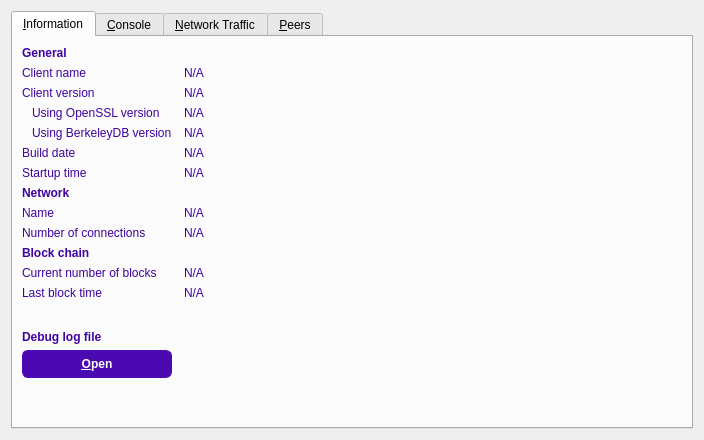
<?xml version="1.0" encoding="UTF-8"?>
<ui version="4.0">
 <class>RPCConsole</class>
 <widget class="QDialog" name="RPCConsole">
  <property name="geometry">
   <rect>
    <x>0</x>
    <y>0</y>
    <width>704</width>
    <height>440</height>
   </rect>
  </property>
  <property name="windowTitle">
   <string>Debug window</string>
  </property>
  <property name="styleSheet">
   <string notr="true">QPushButton{
        background-color:#4b09b2;
        color:white;
		min-height:26px;
		max-height:26px;
        min-width: 120px;
		padding-left:12px;
		padding-right:12px;
        border:1px solid #4b09b2;
		icon-size:24px;
		font:bold;
		border-radius:6px;
}

QPushButton:hover{
        background-color:#6821d6;
}

QPushButton:pressed{
        background-color:#3f0698;
}


QLabel,QCheckBox{
	color:#3e03a0;
}

</string>
  </property>
  <layout class="QVBoxLayout" name="verticalLayout_2">
   <item>
    <widget class="QTabWidget" name="tabWidget">
     <property name="styleSheet">
      <string notr="true"/>
     </property>
     <property name="currentIndex">
      <number>0</number>
     </property>
     <widget class="QWidget" name="tab_info">
      <attribute name="title">
       <string>&amp;Information</string>
      </attribute>
      <layout class="QGridLayout" name="gridLayout" columnstretch="0,1">
       <property name="horizontalSpacing">
        <number>12</number>
       </property>
       <item row="0" column="0">
        <widget class="QLabel" name="label_9">
         <property name="font">
          <font>
           <weight>75</weight>
           <bold>true</bold>
          </font>
         </property>
         <property name="text">
          <string>General</string>
         </property>
        </widget>
       </item>
       <item row="1" column="0">
        <widget class="QLabel" name="label_5">
         <property name="text">
          <string>Client name</string>
         </property>
        </widget>
       </item>
       <item row="1" column="1">
        <widget class="QLabel" name="clientName">
         <property name="cursor">
          <cursorShape>IBeamCursor</cursorShape>
         </property>
         <property name="text">
          <string>N/A</string>
         </property>
         <property name="textFormat">
          <enum>Qt::PlainText</enum>
         </property>
         <property name="textInteractionFlags">
          <set>Qt::LinksAccessibleByMouse|Qt::TextSelectableByKeyboard|Qt::TextSelectableByMouse</set>
         </property>
        </widget>
       </item>
       <item row="2" column="0">
        <widget class="QLabel" name="label_6">
         <property name="text">
          <string>Client version</string>
         </property>
        </widget>
       </item>
       <item row="2" column="1">
        <widget class="QLabel" name="clientVersion">
         <property name="cursor">
          <cursorShape>IBeamCursor</cursorShape>
         </property>
         <property name="text">
          <string>N/A</string>
         </property>
         <property name="textFormat">
          <enum>Qt::PlainText</enum>
         </property>
         <property name="textInteractionFlags">
          <set>Qt::LinksAccessibleByMouse|Qt::TextSelectableByKeyboard|Qt::TextSelectableByMouse</set>
         </property>
        </widget>
       </item>
       <item row="3" column="0">
        <widget class="QLabel" name="label_14">
         <property name="text">
          <string>Using OpenSSL version</string>
         </property>
         <property name="indent">
          <number>10</number>
         </property>
        </widget>
       </item>
       <item row="3" column="1">
        <widget class="QLabel" name="openSSLVersion">
         <property name="cursor">
          <cursorShape>IBeamCursor</cursorShape>
         </property>
         <property name="text">
          <string>N/A</string>
         </property>
         <property name="textFormat">
          <enum>Qt::PlainText</enum>
         </property>
         <property name="textInteractionFlags">
          <set>Qt::LinksAccessibleByMouse|Qt::TextSelectableByKeyboard|Qt::TextSelectableByMouse</set>
         </property>
        </widget>
       </item>
       <item row="4" column="0">
        <widget class="QLabel" name="label_berkeleyDBVersion">
         <property name="text">
          <string>Using BerkeleyDB version</string>
         </property>
         <property name="indent">
          <number>10</number>
         </property>
        </widget>
       </item>
       <item row="4" column="1">
        <widget class="QLabel" name="berkeleyDBVersion">
         <property name="cursor">
          <cursorShape>IBeamCursor</cursorShape>
         </property>
         <property name="text">
          <string>N/A</string>
         </property>
         <property name="textFormat">
          <enum>Qt::PlainText</enum>
         </property>
         <property name="textInteractionFlags">
          <set>Qt::LinksAccessibleByMouse|Qt::TextSelectableByKeyboard|Qt::TextSelectableByMouse</set>
         </property>
        </widget>
       </item>
       <item row="5" column="0">
        <widget class="QLabel" name="label_12">
         <property name="text">
          <string>Build date</string>
         </property>
        </widget>
       </item>
       <item row="5" column="1">
        <widget class="QLabel" name="buildDate">
         <property name="cursor">
          <cursorShape>IBeamCursor</cursorShape>
         </property>
         <property name="text">
          <string>N/A</string>
         </property>
         <property name="textFormat">
          <enum>Qt::PlainText</enum>
         </property>
         <property name="textInteractionFlags">
          <set>Qt::LinksAccessibleByMouse|Qt::TextSelectableByKeyboard|Qt::TextSelectableByMouse</set>
         </property>
        </widget>
       </item>
       <item row="6" column="0">
        <widget class="QLabel" name="label_13">
         <property name="text">
          <string>Startup time</string>
         </property>
        </widget>
       </item>
       <item row="6" column="1">
        <widget class="QLabel" name="startupTime">
         <property name="cursor">
          <cursorShape>IBeamCursor</cursorShape>
         </property>
         <property name="text">
          <string>N/A</string>
         </property>
         <property name="textFormat">
          <enum>Qt::PlainText</enum>
         </property>
         <property name="textInteractionFlags">
          <set>Qt::LinksAccessibleByMouse|Qt::TextSelectableByKeyboard|Qt::TextSelectableByMouse</set>
         </property>
        </widget>
       </item>
       <item row="7" column="0">
        <widget class="QLabel" name="label_11">
         <property name="font">
          <font>
           <weight>75</weight>
           <bold>true</bold>
          </font>
         </property>
         <property name="text">
          <string>Network</string>
         </property>
        </widget>
       </item>
       <item row="8" column="0">
        <widget class="QLabel" name="label_8">
         <property name="text">
          <string>Name</string>
         </property>
        </widget>
       </item>
       <item row="8" column="1">
        <widget class="QLabel" name="networkName">
         <property name="cursor">
          <cursorShape>IBeamCursor</cursorShape>
         </property>
         <property name="text">
          <string>N/A</string>
         </property>
         <property name="textFormat">
          <enum>Qt::PlainText</enum>
         </property>
         <property name="textInteractionFlags">
          <set>Qt::LinksAccessibleByMouse|Qt::TextSelectableByKeyboard|Qt::TextSelectableByMouse</set>
         </property>
        </widget>
       </item>
       <item row="9" column="0">
        <widget class="QLabel" name="label_7">
         <property name="text">
          <string>Number of connections</string>
         </property>
        </widget>
       </item>
       <item row="9" column="1">
        <widget class="QLabel" name="numberOfConnections">
         <property name="cursor">
          <cursorShape>IBeamCursor</cursorShape>
         </property>
         <property name="text">
          <string>N/A</string>
         </property>
         <property name="textFormat">
          <enum>Qt::PlainText</enum>
         </property>
         <property name="textInteractionFlags">
          <set>Qt::LinksAccessibleByMouse|Qt::TextSelectableByKeyboard|Qt::TextSelectableByMouse</set>
         </property>
        </widget>
       </item>
       <item row="10" column="0">
        <widget class="QLabel" name="label_10">
         <property name="font">
          <font>
           <weight>75</weight>
           <bold>true</bold>
          </font>
         </property>
         <property name="text">
          <string>Block chain</string>
         </property>
        </widget>
       </item>
       <item row="11" column="0">
        <widget class="QLabel" name="label_3">
         <property name="text">
          <string>Current number of blocks</string>
         </property>
        </widget>
       </item>
       <item row="11" column="1">
        <widget class="QLabel" name="numberOfBlocks">
         <property name="cursor">
          <cursorShape>IBeamCursor</cursorShape>
         </property>
         <property name="text">
          <string>N/A</string>
         </property>
         <property name="textFormat">
          <enum>Qt::PlainText</enum>
         </property>
         <property name="textInteractionFlags">
          <set>Qt::LinksAccessibleByMouse|Qt::TextSelectableByKeyboard|Qt::TextSelectableByMouse</set>
         </property>
        </widget>
       </item>
       <item row="12" column="0">
        <widget class="QLabel" name="label_2">
         <property name="text">
          <string>Last block time</string>
         </property>
        </widget>
       </item>
       <item row="12" column="1">
        <widget class="QLabel" name="lastBlockTime">
         <property name="cursor">
          <cursorShape>IBeamCursor</cursorShape>
         </property>
         <property name="text">
          <string>N/A</string>
         </property>
         <property name="textFormat">
          <enum>Qt::PlainText</enum>
         </property>
         <property name="textInteractionFlags">
          <set>Qt::LinksAccessibleByMouse|Qt::TextSelectableByKeyboard|Qt::TextSelectableByMouse</set>
         </property>
        </widget>
       </item>
       <item row="13" column="0">
        <spacer name="verticalSpacer_2">
         <property name="orientation">
          <enum>Qt::Vertical</enum>
         </property>
         <property name="sizeHint" stdset="0">
          <size>
           <width>20</width>
           <height>20</height>
          </size>
         </property>
        </spacer>
       </item>
       <item row="14" column="0">
        <widget class="QLabel" name="labelDebugLogfile">
         <property name="font">
          <font>
           <weight>75</weight>
           <bold>true</bold>
          </font>
         </property>
         <property name="text">
          <string>Debug log file</string>
         </property>
        </widget>
       </item>
       <item row="15" column="0">
        <widget class="QPushButton" name="openDebugLogfileButton">
         <property name="toolTip">
          <string>Open the Runner debug log file from the current data directory. This can take a few seconds for large log files.</string>
         </property>
         <property name="text">
          <string>&amp;Open</string>
         </property>
         <property name="icon">
          <iconset resource="../bitcoin.qrc">
           <normaloff>:/icons/export_focus</normaloff>:/icons/export_focus</iconset>
         </property>
         <property name="autoDefault">
          <bool>false</bool>
         </property>
        </widget>
       </item>
       <item row="16" column="0">
        <spacer name="verticalSpacer">
         <property name="orientation">
          <enum>Qt::Vertical</enum>
         </property>
         <property name="sizeHint" stdset="0">
          <size>
           <width>20</width>
           <height>40</height>
          </size>
         </property>
        </spacer>
       </item>
      </layout>
     </widget>
     <widget class="QWidget" name="tab_console">
      <attribute name="title">
       <string>&amp;Console</string>
      </attribute>
      <layout class="QVBoxLayout" name="verticalLayout_3">
       <property name="spacing">
        <number>3</number>
       </property>
       <item>
        <widget class="QTextEdit" name="messagesWidget">
         <property name="minimumSize">
          <size>
           <width>0</width>
           <height>100</height>
          </size>
         </property>
         <property name="readOnly">
          <bool>true</bool>
         </property>
         <property name="html">
          <string>&lt;!DOCTYPE HTML PUBLIC &quot;-//W3C//DTD HTML 4.0//EN&quot; &quot;http://www.w3.org/TR/REC-html40/strict.dtd&quot;&gt;
&lt;html&gt;&lt;head&gt;&lt;meta name=&quot;qrichtext&quot; content=&quot;1&quot; /&gt;&lt;style type=&quot;text/css&quot;&gt;
p, li { white-space: pre-wrap; }
&lt;/style&gt;&lt;/head&gt;&lt;body style=&quot; font-family:'SimSun'; font-size:9pt; font-weight:400; font-style:normal;&quot;&gt;
&lt;p style=&quot;-qt-paragraph-type:empty; margin-top:0px; margin-bottom:0px; margin-left:0px; margin-right:0px; -qt-block-indent:0; text-indent:0px;&quot;&gt;&lt;br /&gt;&lt;/p&gt;&lt;/body&gt;&lt;/html&gt;</string>
         </property>
         <property name="tabKeyNavigation" stdset="0">
          <bool>false</bool>
         </property>
         <property name="columnCount" stdset="0">
          <number>2</number>
         </property>
        </widget>
       </item>
       <item>
        <layout class="QHBoxLayout" name="horizontalLayout">
         <property name="spacing">
          <number>3</number>
         </property>
         <item>
          <widget class="QLabel" name="label">
           <property name="text">
            <string notr="true">&gt;</string>
           </property>
          </widget>
         </item>
         <item>
          <widget class="QLineEdit" name="lineEdit">
           <property name="sizePolicy">
            <sizepolicy hsizetype="Expanding" vsizetype="Fixed">
             <horstretch>0</horstretch>
             <verstretch>0</verstretch>
            </sizepolicy>
           </property>
           <property name="styleSheet">
            <string notr="true">padding: inherit;</string>
           </property>
          </widget>
         </item>
         <item>
          <widget class="QToolButton" name="clearButton">
           <property name="styleSheet">
            <string notr="true">padding:0px;</string>
           </property>
           <property name="text">
            <string>...</string>
           </property>
           <property name="icon">
            <iconset resource="../bitcoin.qrc">
             <normaloff>:/icons/clear</normaloff>:/icons/clear</iconset>
           </property>
          </widget>
         </item>
        </layout>
       </item>
      </layout>
     </widget>
     <widget class="QWidget" name="tab_nettraffic">
      <attribute name="title">
       <string>&amp;Network Traffic</string>
      </attribute>
      <layout class="QHBoxLayout" name="horizontalLayout_3">
       <item>
        <layout class="QVBoxLayout" name="verticalLayout_4">
         <item>
          <widget class="TrafficGraphWidget" name="trafficGraph" native="true">
           <property name="sizePolicy">
            <sizepolicy hsizetype="Expanding" vsizetype="Expanding">
             <horstretch>0</horstretch>
             <verstretch>0</verstretch>
            </sizepolicy>
           </property>
          </widget>
         </item>
         <item>
          <layout class="QHBoxLayout" name="horizontalLayout_2">
           <item>
            <widget class="QSlider" name="sldGraphRange">
             <property name="minimum">
              <number>1</number>
             </property>
             <property name="maximum">
              <number>288</number>
             </property>
             <property name="pageStep">
              <number>12</number>
             </property>
             <property name="value">
              <number>6</number>
             </property>
             <property name="orientation">
              <enum>Qt::Horizontal</enum>
             </property>
            </widget>
           </item>
           <item>
            <widget class="QLabel" name="lblGraphRange">
             <property name="minimumSize">
              <size>
               <width>100</width>
               <height>0</height>
              </size>
             </property>
             <property name="alignment">
              <set>Qt::AlignCenter</set>
             </property>
            </widget>
           </item>
           <item>
            <widget class="QPushButton" name="btnClearTrafficGraph">
             <property name="text">
              <string>&amp;Clear</string>
             </property>
             <property name="autoDefault">
              <bool>false</bool>
             </property>
            </widget>
           </item>
          </layout>
         </item>
        </layout>
       </item>
       <item>
        <layout class="QVBoxLayout" name="verticalLayout">
         <item>
          <widget class="QGroupBox" name="groupBox">
           <property name="title">
            <string>Totals</string>
           </property>
           <layout class="QVBoxLayout" name="verticalLayout_5">
            <item>
             <layout class="QHBoxLayout" name="horizontalLayout_4">
              <item>
               <widget class="Line" name="line">
                <property name="sizePolicy">
                 <sizepolicy hsizetype="Fixed" vsizetype="Fixed">
                  <horstretch>0</horstretch>
                  <verstretch>0</verstretch>
                 </sizepolicy>
                </property>
                <property name="minimumSize">
                 <size>
                  <width>10</width>
                  <height>0</height>
                 </size>
                </property>
                <property name="palette">
                 <palette>
                  <active>
                   <colorrole role="Light">
                    <brush brushstyle="SolidPattern">
                     <color alpha="255">
                      <red>0</red>
                      <green>255</green>
                      <blue>0</blue>
                     </color>
                    </brush>
                   </colorrole>
                  </active>
                  <inactive>
                   <colorrole role="Light">
                    <brush brushstyle="SolidPattern">
                     <color alpha="255">
                      <red>0</red>
                      <green>255</green>
                      <blue>0</blue>
                     </color>
                    </brush>
                   </colorrole>
                  </inactive>
                  <disabled>
                   <colorrole role="Light">
                    <brush brushstyle="SolidPattern">
                     <color alpha="255">
                      <red>0</red>
                      <green>255</green>
                      <blue>0</blue>
                     </color>
                    </brush>
                   </colorrole>
                  </disabled>
                 </palette>
                </property>
                <property name="orientation">
                 <enum>Qt::Horizontal</enum>
                </property>
               </widget>
              </item>
              <item>
               <widget class="QLabel" name="label_16">
                <property name="text">
                 <string>Received</string>
                </property>
               </widget>
              </item>
              <item>
               <widget class="QLabel" name="lblBytesIn">
                <property name="minimumSize">
                 <size>
                  <width>50</width>
                  <height>0</height>
                 </size>
                </property>
                <property name="alignment">
                 <set>Qt::AlignRight|Qt::AlignTrailing|Qt::AlignVCenter</set>
                </property>
               </widget>
              </item>
             </layout>
            </item>
            <item>
             <layout class="QHBoxLayout" name="horizontalLayout_5">
              <item>
               <widget class="Line" name="line_2">
                <property name="sizePolicy">
                 <sizepolicy hsizetype="Fixed" vsizetype="Fixed">
                  <horstretch>0</horstretch>
                  <verstretch>0</verstretch>
                 </sizepolicy>
                </property>
                <property name="minimumSize">
                 <size>
                  <width>10</width>
                  <height>0</height>
                 </size>
                </property>
                <property name="palette">
                 <palette>
                  <active>
                   <colorrole role="Light">
                    <brush brushstyle="SolidPattern">
                     <color alpha="255">
                      <red>255</red>
                      <green>0</green>
                      <blue>0</blue>
                     </color>
                    </brush>
                   </colorrole>
                  </active>
                  <inactive>
                   <colorrole role="Light">
                    <brush brushstyle="SolidPattern">
                     <color alpha="255">
                      <red>255</red>
                      <green>0</green>
                      <blue>0</blue>
                     </color>
                    </brush>
                   </colorrole>
                  </inactive>
                  <disabled>
                   <colorrole role="Light">
                    <brush brushstyle="SolidPattern">
                     <color alpha="255">
                      <red>255</red>
                      <green>0</green>
                      <blue>0</blue>
                     </color>
                    </brush>
                   </colorrole>
                  </disabled>
                 </palette>
                </property>
                <property name="orientation">
                 <enum>Qt::Horizontal</enum>
                </property>
               </widget>
              </item>
              <item>
               <widget class="QLabel" name="label_17">
                <property name="text">
                 <string>Sent</string>
                </property>
               </widget>
              </item>
              <item>
               <widget class="QLabel" name="lblBytesOut">
                <property name="minimumSize">
                 <size>
                  <width>50</width>
                  <height>0</height>
                 </size>
                </property>
                <property name="alignment">
                 <set>Qt::AlignRight|Qt::AlignTrailing|Qt::AlignVCenter</set>
                </property>
               </widget>
              </item>
             </layout>
            </item>
            <item>
             <spacer name="verticalSpacer_4">
              <property name="orientation">
               <enum>Qt::Vertical</enum>
              </property>
              <property name="sizeHint" stdset="0">
               <size>
                <width>20</width>
                <height>407</height>
               </size>
              </property>
             </spacer>
            </item>
           </layout>
          </widget>
         </item>
        </layout>
       </item>
      </layout>
     </widget>
     <widget class="QWidget" name="tab_peers">
      <attribute name="title">
       <string>&amp;Peers</string>
      </attribute>
      <layout class="QGridLayout" name="gridLayout_2">
       <item row="0" column="0" rowspan="2">
        <widget class="QTableView" name="peerWidget">
         <property name="horizontalScrollBarPolicy">
          <enum>Qt::ScrollBarAsNeeded</enum>
         </property>
         <property name="sortingEnabled">
          <bool>true</bool>
         </property>
         <attribute name="horizontalHeaderHighlightSections">
          <bool>false</bool>
         </attribute>
        </widget>
       </item>
       <item row="0" column="1">
        <widget class="QLabel" name="peerHeading">
         <property name="sizePolicy">
          <sizepolicy hsizetype="Preferred" vsizetype="Minimum">
           <horstretch>0</horstretch>
           <verstretch>0</verstretch>
          </sizepolicy>
         </property>
         <property name="minimumSize">
          <size>
           <width>300</width>
           <height>32</height>
          </size>
         </property>
         <property name="font">
          <font>
           <pointsize>10</pointsize>
          </font>
         </property>
         <property name="cursor">
          <cursorShape>IBeamCursor</cursorShape>
         </property>
         <property name="text">
          <string>Select a peer to view detailed information.</string>
         </property>
         <property name="alignment">
          <set>Qt::AlignHCenter|Qt::AlignTop</set>
         </property>
         <property name="wordWrap">
          <bool>true</bool>
         </property>
         <property name="textInteractionFlags">
          <set>Qt::LinksAccessibleByMouse|Qt::TextSelectableByKeyboard|Qt::TextSelectableByMouse</set>
         </property>
        </widget>
       </item>
       <item row="1" column="1">
        <widget class="QWidget" name="detailWidget" native="true">
         <property name="minimumSize">
          <size>
           <width>300</width>
           <height>0</height>
          </size>
         </property>
         <layout class="QGridLayout" name="gridLayout_3">
          <item row="0" column="0">
           <widget class="QLabel" name="label_23">
            <property name="text">
             <string>Direction</string>
            </property>
           </widget>
          </item>
          <item row="0" column="2">
           <widget class="QLabel" name="peerDirection">
            <property name="cursor">
             <cursorShape>IBeamCursor</cursorShape>
            </property>
            <property name="text">
             <string>N/A</string>
            </property>
            <property name="textFormat">
             <enum>Qt::PlainText</enum>
            </property>
            <property name="textInteractionFlags">
             <set>Qt::LinksAccessibleByMouse|Qt::TextSelectableByKeyboard|Qt::TextSelectableByMouse</set>
            </property>
           </widget>
          </item>
          <item row="1" column="0">
           <widget class="QLabel" name="label_21">
            <property name="text">
             <string>Version</string>
            </property>
           </widget>
          </item>
          <item row="1" column="2">
           <widget class="QLabel" name="peerVersion">
            <property name="cursor">
             <cursorShape>IBeamCursor</cursorShape>
            </property>
            <property name="text">
             <string>N/A</string>
            </property>
            <property name="textFormat">
             <enum>Qt::PlainText</enum>
            </property>
            <property name="textInteractionFlags">
             <set>Qt::LinksAccessibleByMouse|Qt::TextSelectableByKeyboard|Qt::TextSelectableByMouse</set>
            </property>
           </widget>
          </item>
          <item row="2" column="0">
           <widget class="QLabel" name="label_28">
            <property name="text">
             <string>User Agent</string>
            </property>
           </widget>
          </item>
          <item row="2" column="2">
           <widget class="QLabel" name="peerSubversion">
            <property name="cursor">
             <cursorShape>IBeamCursor</cursorShape>
            </property>
            <property name="text">
             <string>N/A</string>
            </property>
            <property name="textFormat">
             <enum>Qt::PlainText</enum>
            </property>
            <property name="textInteractionFlags">
             <set>Qt::LinksAccessibleByMouse|Qt::TextSelectableByKeyboard|Qt::TextSelectableByMouse</set>
            </property>
           </widget>
          </item>
          <item row="3" column="0">
           <widget class="QLabel" name="label_4">
            <property name="text">
             <string>Services</string>
            </property>
           </widget>
          </item>
          <item row="3" column="2">
           <widget class="QLabel" name="peerServices">
            <property name="cursor">
             <cursorShape>IBeamCursor</cursorShape>
            </property>
            <property name="text">
             <string>N/A</string>
            </property>
            <property name="textFormat">
             <enum>Qt::PlainText</enum>
            </property>
            <property name="textInteractionFlags">
             <set>Qt::LinksAccessibleByMouse|Qt::TextSelectableByKeyboard|Qt::TextSelectableByMouse</set>
            </property>
           </widget>
          </item>
          <item row="5" column="0">
           <widget class="QLabel" name="label_29">
            <property name="text">
             <string>Starting Height</string>
            </property>
           </widget>
          </item>
          <item row="5" column="2">
           <widget class="QLabel" name="peerHeight">
            <property name="cursor">
             <cursorShape>IBeamCursor</cursorShape>
            </property>
            <property name="text">
             <string>N/A</string>
            </property>
            <property name="textFormat">
             <enum>Qt::PlainText</enum>
            </property>
            <property name="textInteractionFlags">
             <set>Qt::LinksAccessibleByMouse|Qt::TextSelectableByKeyboard|Qt::TextSelectableByMouse</set>
            </property>
           </widget>
          </item>
          <item row="6" column="0">
           <widget class="QLabel" name="label_27">
            <property name="text">
             <string>Sync Height</string>
            </property>
           </widget>
          </item>
          <item row="6" column="2">
           <widget class="QLabel" name="peerSyncHeight">
            <property name="cursor">
             <cursorShape>IBeamCursor</cursorShape>
            </property>
            <property name="text">
             <string>N/A</string>
            </property>
            <property name="textFormat">
             <enum>Qt::PlainText</enum>
            </property>
            <property name="textInteractionFlags">
             <set>Qt::LinksAccessibleByMouse|Qt::TextSelectableByKeyboard|Qt::TextSelectableByMouse</set>
            </property>
           </widget>
          </item>
          <item row="7" column="0">
           <widget class="QLabel" name="label_24">
            <property name="text">
             <string>Ban Score</string>
            </property>
           </widget>
          </item>
          <item row="7" column="2">
           <widget class="QLabel" name="peerBanScore">
            <property name="cursor">
             <cursorShape>IBeamCursor</cursorShape>
            </property>
            <property name="text">
             <string>N/A</string>
            </property>
            <property name="textFormat">
             <enum>Qt::PlainText</enum>
            </property>
            <property name="textInteractionFlags">
             <set>Qt::LinksAccessibleByMouse|Qt::TextSelectableByKeyboard|Qt::TextSelectableByMouse</set>
            </property>
           </widget>
          </item>
          <item row="8" column="0">
           <widget class="QLabel" name="label_22">
            <property name="text">
             <string>Connection Time</string>
            </property>
           </widget>
          </item>
          <item row="8" column="2">
           <widget class="QLabel" name="peerConnTime">
            <property name="cursor">
             <cursorShape>IBeamCursor</cursorShape>
            </property>
            <property name="text">
             <string>N/A</string>
            </property>
            <property name="textFormat">
             <enum>Qt::PlainText</enum>
            </property>
            <property name="textInteractionFlags">
             <set>Qt::LinksAccessibleByMouse|Qt::TextSelectableByKeyboard|Qt::TextSelectableByMouse</set>
            </property>
           </widget>
          </item>
          <item row="9" column="0">
           <widget class="QLabel" name="label_15">
            <property name="text">
             <string>Last Send</string>
            </property>
           </widget>
          </item>
          <item row="9" column="2">
           <widget class="QLabel" name="peerLastSend">
            <property name="cursor">
             <cursorShape>IBeamCursor</cursorShape>
            </property>
            <property name="text">
             <string>N/A</string>
            </property>
            <property name="textFormat">
             <enum>Qt::PlainText</enum>
            </property>
            <property name="textInteractionFlags">
             <set>Qt::LinksAccessibleByMouse|Qt::TextSelectableByKeyboard|Qt::TextSelectableByMouse</set>
            </property>
           </widget>
          </item>
          <item row="10" column="0">
           <widget class="QLabel" name="label_19">
            <property name="text">
             <string>Last Receive</string>
            </property>
           </widget>
          </item>
          <item row="10" column="2">
           <widget class="QLabel" name="peerLastRecv">
            <property name="cursor">
             <cursorShape>IBeamCursor</cursorShape>
            </property>
            <property name="text">
             <string>N/A</string>
            </property>
            <property name="textFormat">
             <enum>Qt::PlainText</enum>
            </property>
            <property name="textInteractionFlags">
             <set>Qt::LinksAccessibleByMouse|Qt::TextSelectableByKeyboard|Qt::TextSelectableByMouse</set>
            </property>
           </widget>
          </item>
          <item row="11" column="0">
           <widget class="QLabel" name="label_18">
            <property name="text">
             <string>Bytes Sent</string>
            </property>
           </widget>
          </item>
          <item row="11" column="2">
           <widget class="QLabel" name="peerBytesSent">
            <property name="cursor">
             <cursorShape>IBeamCursor</cursorShape>
            </property>
            <property name="text">
             <string>N/A</string>
            </property>
            <property name="textFormat">
             <enum>Qt::PlainText</enum>
            </property>
            <property name="textInteractionFlags">
             <set>Qt::LinksAccessibleByMouse|Qt::TextSelectableByKeyboard|Qt::TextSelectableByMouse</set>
            </property>
           </widget>
          </item>
          <item row="12" column="0">
           <widget class="QLabel" name="label_20">
            <property name="text">
             <string>Bytes Received</string>
            </property>
           </widget>
          </item>
          <item row="12" column="2">
           <widget class="QLabel" name="peerBytesRecv">
            <property name="cursor">
             <cursorShape>IBeamCursor</cursorShape>
            </property>
            <property name="text">
             <string>N/A</string>
            </property>
            <property name="textFormat">
             <enum>Qt::PlainText</enum>
            </property>
            <property name="textInteractionFlags">
             <set>Qt::LinksAccessibleByMouse|Qt::TextSelectableByKeyboard|Qt::TextSelectableByMouse</set>
            </property>
           </widget>
          </item>
          <item row="13" column="0">
           <widget class="QLabel" name="label_26">
            <property name="text">
             <string>Ping Time</string>
            </property>
           </widget>
          </item>
          <item row="13" column="2">
           <widget class="QLabel" name="peerPingTime">
            <property name="cursor">
             <cursorShape>IBeamCursor</cursorShape>
            </property>
            <property name="text">
             <string>N/A</string>
            </property>
            <property name="textFormat">
             <enum>Qt::PlainText</enum>
            </property>
            <property name="textInteractionFlags">
             <set>Qt::LinksAccessibleByMouse|Qt::TextSelectableByKeyboard|Qt::TextSelectableByMouse</set>
            </property>
           </widget>
          </item>
          <item row="14" column="1">
           <spacer name="verticalSpacer_3">
            <property name="orientation">
             <enum>Qt::Vertical</enum>
            </property>
            <property name="sizeHint" stdset="0">
             <size>
              <width>20</width>
              <height>40</height>
             </size>
            </property>
           </spacer>
          </item>
         </layout>
        </widget>
       </item>
      </layout>
     </widget>
    </widget>
   </item>
  </layout>
 </widget>
 <customwidgets>
  <customwidget>
   <class>TrafficGraphWidget</class>
   <extends>QWidget</extends>
   <header>trafficgraphwidget.h</header>
   <container>1</container>
   <slots>
    <slot>clear()</slot>
   </slots>
  </customwidget>
 </customwidgets>
 <resources>
  <include location="../bitcoin.qrc"/>
 </resources>
 <connections/>
</ui>
